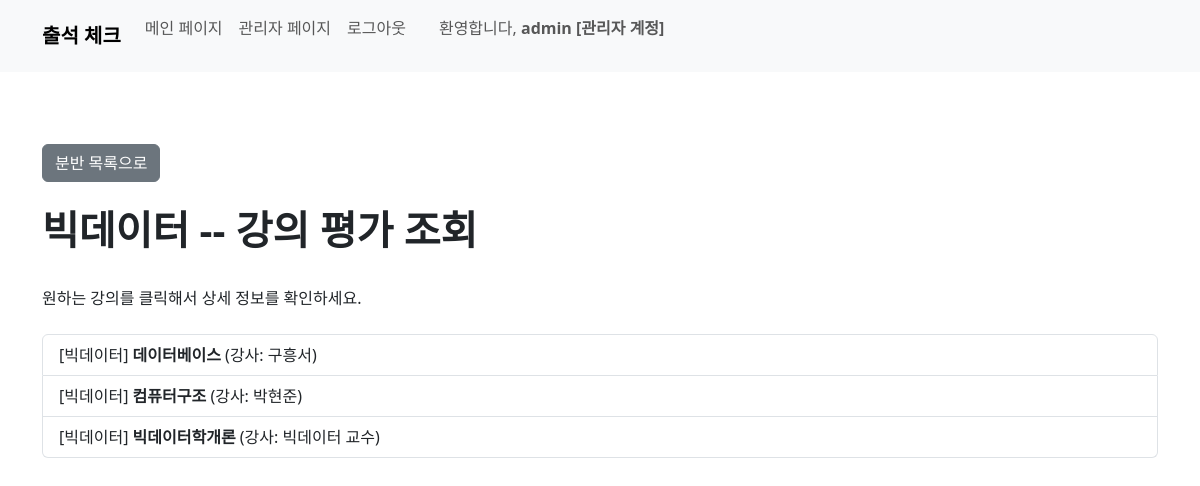
Page /survey/course_survey/1 (signed in) on the earlier database version.
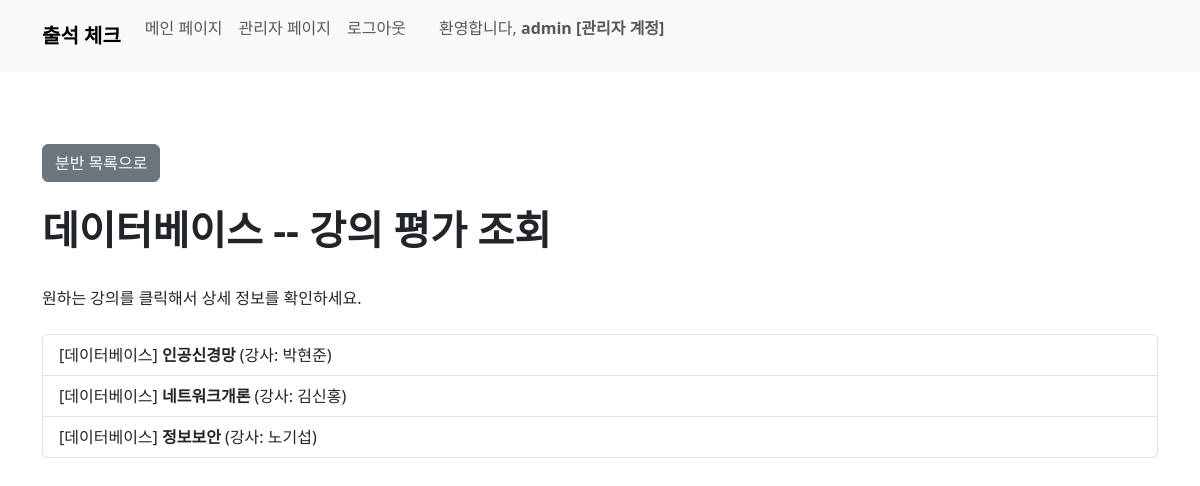
Same page on the later database version.
### user/models.py (models this page shows)
class Division(models.Model):
    name = models.CharField(max_length=50)
    def __str__(self):
        return self.name

### course/models.py (models this page shows, shortened)
class Course(models.Model):
    course_name = models.CharField(max_length=50)
    teacher_name = models.CharField(max_length=20)
    division_name = models.ForeignKey(Division, on_delete=models.CASCADE)
    start_date = models.DateField()
    start_at = models.TimeField()
    end_at = models.TimeField()
    hours = models.IntegerField()

### survey/views.py (the view)
# urls.py: path('course_survey/<int:pk>', views.survey_list, name='survey_list'),
@user_passes_test(lambda u: u.is_staff, login_url='/') # 권한 없으면 홈으로
def survey_list(request, pk):
    division = Division.objects.get(pk=pk)
    course = Course.objects.filter(division_name_id=pk)
    context = {
        'division': division,
        'course': course,
        }
    return render(request, 'survey/survey_list.html', context)

### survey/templates/survey/survey_list.html (shortened to what this page needs)
{% load static %}
{% load django_bootstrap5 %}
{% bootstrap_css %}
<!DOCTYPE html>
<html>
<head>
</head>
<body>
  {% include 'home/navbar.html' %}
  <br><br><br>
    <div class="container">
    <a class="btn btn-secondary" href="{% url 'survey:survey_division_list' %}" role="button">분반 목록으로</a>
    <br><br>
      <h1><b>{{ division.name }} -- 강의 평가 조회</b></h1>
      <br>
      원하는 강의를 클릭해서 상세 정보를 확인하세요.
      <br><br>
      <div class="list-group">
        {% for c in course %}
          <a href="{% url 'survey:survey_detail' c.pk %}" class="list-group-item list-group-item-action">
            [{{ c.division_name }}] <b>{{ c.course_name }}</b> (강사: {{ c.teacher_name }})
          </a>
        {% endfor %}
      </div>
  </div>
</body>
</html>

Differences in the rows shown:
removed Course: division_name "빅데이터", course_name "데이터베이스", teacher_name "구흥서"
removed Course: division_name "빅데이터", course_name "빅데이터학개론", teacher_name "빅데이터 교수"
changed Division: name "빅데이터" → "데이터베이스"
added Course: division_name "데이터베이스", course_name "인공신경망", teacher_name "박현준"
now on this page (row edited): Course: division_name "데이터베이스", course_name "네트워크개론", teacher_name "김신홍"
changed Course: division_name "빅데이터" → "데이터베이스"; course_name "컴퓨터구조" → "정보보안"; teacher_name "박현준" → "노기섭"
